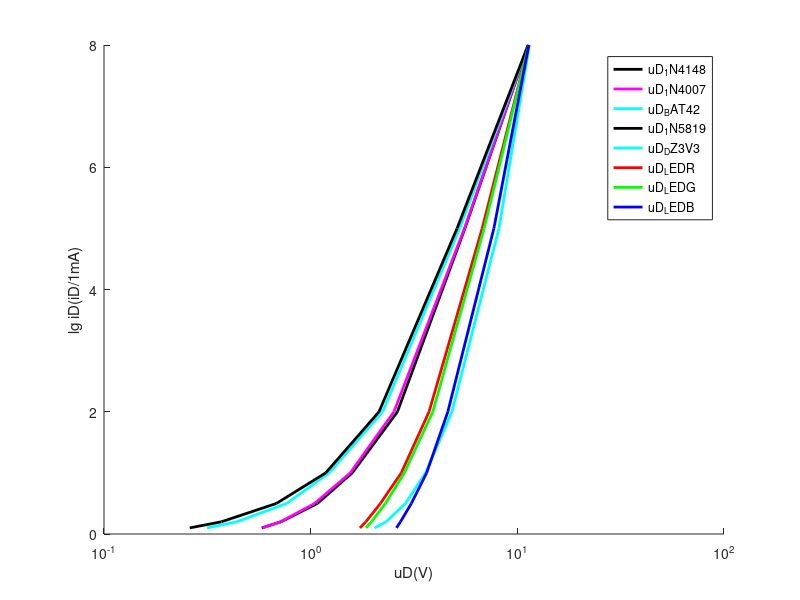

MATLAB code to generate this figure:
function ref1 = ref1_1()


	% Trasarea caractristicii la scara semilogaritmica
	% Formula de calcul:
	% gamma = uT * 1/2.3 * delta_uD / delta_lg(iD)
	% uT = (const) 25mV
	% I0 = ?
	iD = [0.1; 0.2; 0.5; 1; 2; 5; 8];
	uD_1N4148 = [0.580 0.719 1.078 1.590 2.629 5.575 11.310];
	uD_1N4007 = [0.584 0.716 1.045 1.555 2.530 5.550 11.300];
	uD_BAT42 = [0.315 0.440 0.765 1.230 2.23  5.260 11.300];
	uD_1N5819 = [0.260 0.370 0.683 1.183 2.142 5.110 11.280];
	uD_DZ3V3 = [2.040 2.320 2.875 3.600 4.825 8.150 11.440];
	uD_LEDR = [1.730 1.850 2.175 2.745 3.740 6.760 11.370];
	uD_LEDG = [1.850 1.970 2.300 2.840 3.900 6.910 11.370];
	uD_LEDB = [2.600 2.720 3.070 3.640 4.610 7.700 11.370];

	uD = [uD_1N4148; uD_1N4007; uD_BAT42; uD_1N5819; uD_DZ3V3; uD_LEDR; uD_LEDG; uD_LEDB];
	%semilogx(uD_1N4148,iD,uD_1N4007,iD,uD_BAT42,iD,uD_1N5819,iD,uD_DZ3V3,iD,uD_LEDR,iD,uD_LEDG,iD,uD_LEDB,iD)
	hold on

	xlabel ("uD(V)");
	ylabel ("lg iD(iD/1mA)");
	semilogx(uD_1N4148,iD,'k','LineWidth',2)
	semilogx(uD_1N4007,iD,'m','LineWidth',2)
	semilogx(uD_BAT42,iD,'c','LineWidth',2)
	semilogx(uD_1N5819,iD,'k','LineWidth',2)
	semilogx(uD_DZ3V3,iD,'c','LineWidth',2)
	semilogx(uD_LEDR,iD,'r','LineWidth',2)
	semilogx(uD_LEDG,iD,'g','LineWidth',2)
	semilogx(uD_LEDB,iD,'b','LineWidth',2)
	legend ("uD_1N4148","uD_1N4007","uD_BAT42","uD_1N5819","uD_DZ3V3","uD_LEDR","uD_LEDG","uD_LEDB");
	hold off

	delta_lgiD = log(iD(7)) - log(iD(1));
	delta_uD = zeros(8,1);
	for i = 1:8
		delta_uD(i) = uD(i,7) - uD(i,1);
	end
	
	for i = 1:8
		gamma(i) = 25 * 1/2.3 * delta_uD(i) / delta_lgiD;
	end

	gamma



	%________________________________________________

	% Determinarea PSF
	pause
end
